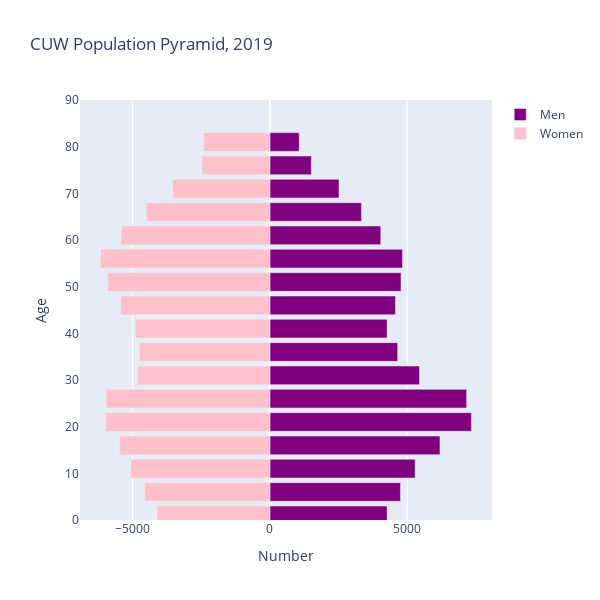
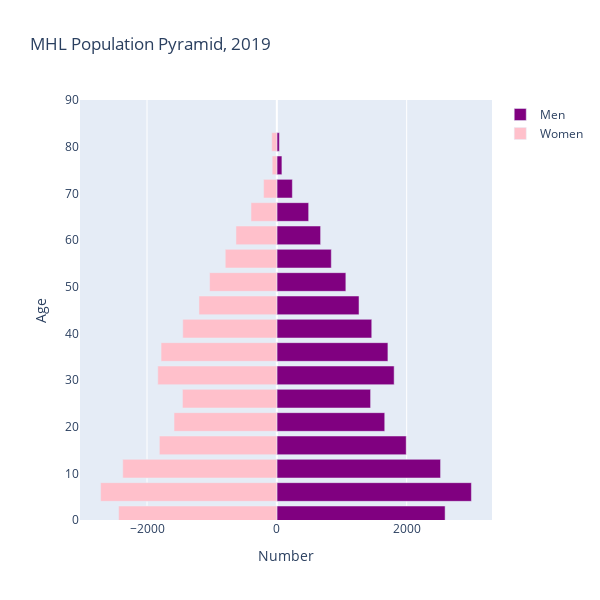
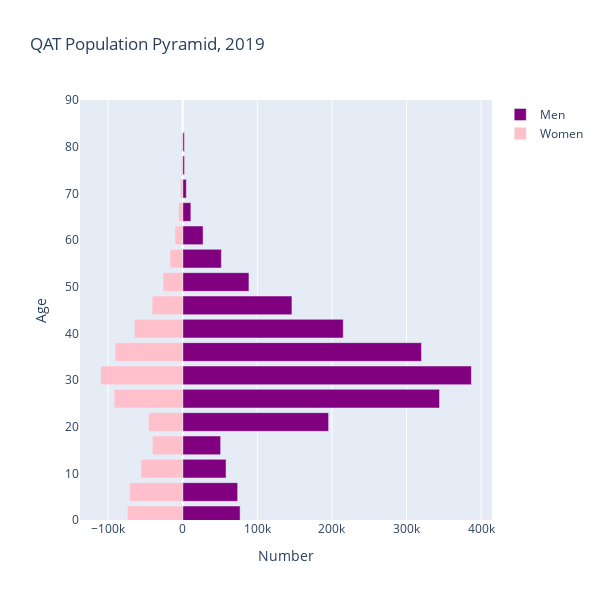
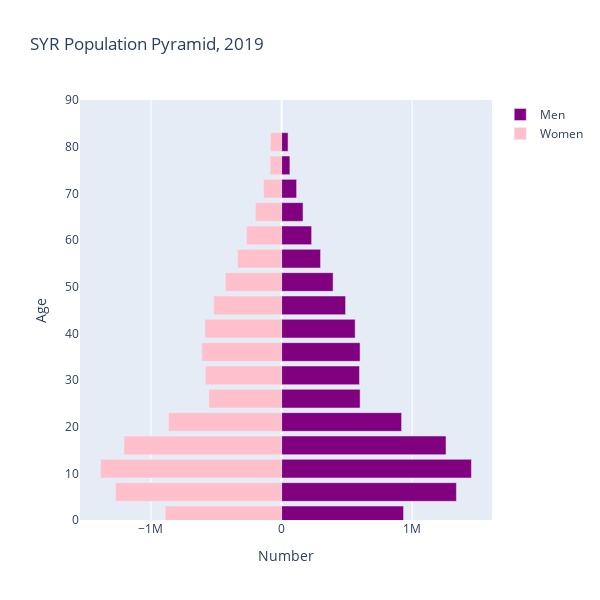

Write notebook code for charts like these, in order.
### Code cell
# writing a for-loop to plot all of the pyramids 


pyramid_all('2019')

### Figure 1 — Plotly figure (JSON) as saved in the notebook; plotly's stock layout.template omitted (floating-point values rounded to 4 significant figures)
{"data": [{"hoverinfo": "skip", "marker": {"color": "purple"}, "name": "Men", "orientation": "h", "type": "bar", "x": [4269, 4754, 5290, 6194, 7338, 7164, 5448, 4653, 4269, 4572, 4776, 4827, 4038, 3335, 2516, 1510, 1070], "y": [1, 6, 11, 16, 21, 26, 31, 36, 41, 46, 51, 56, 61, 66, 71, 76, 81]}, {"hoverinfo": "skip", "marker": {"color": "pink"}, "name": "Women", "orientation": "h", "type": "bar", "x": [-4107, -4563, -5061, -5465, -5979, -5963, -4804, -4752, -4897, -5432, -5898, -6163, -5418, -4501, -3537, -2469, -2408], "y": [1, 6, 11, 16, 21, 26, 31, 36, 41, 46, 51, 56, 61, 66, 71, 76, 81]}], "layout": {"barmode": "overlay", "height": 600, "title": {"text": "CUW Population Pyramid, 2019"}, "width": 600, "xaxis": {"title": {"text": "Number"}}, "yaxis": {"range": [0, 90], "title": {"text": "Age"}}}}

### Figure 2 — Plotly figure (JSON) as saved in the notebook; plotly's stock layout.template omitted (floating-point values rounded to 4 significant figures)
{"data": [{"hoverinfo": "skip", "marker": {"color": "purple"}, "name": "Men", "orientation": "h", "type": "bar", "x": [2592, 2997, 2522, 1993, 1662, 1444, 1807, 1711, 1462, 1266, 1063, 839, 674, 490, 239, 78, 39], "y": [1, 6, 11, 16, 21, 26, 31, 36, 41, 46, 51, 56, 61, 66, 71, 76, 81]}, {"hoverinfo": "skip", "marker": {"color": "pink"}, "name": "Women", "orientation": "h", "type": "bar", "x": [-2437, -2715, -2374, -1810, -1584, -1454, -1834, -1784, -1449, -1200, -1036, -795, -630, -398, -204, -72, -79], "y": [1, 6, 11, 16, 21, 26, 31, 36, 41, 46, 51, 56, 61, 66, 71, 76, 81]}], "layout": {"barmode": "overlay", "height": 600, "title": {"text": "MHL Population Pyramid, 2019"}, "width": 600, "xaxis": {"title": {"text": "Number"}}, "yaxis": {"range": [0, 90], "title": {"text": "Age"}}}}

### Figure 3 — Plotly figure (JSON) as saved in the notebook; plotly's stock layout.template omitted (floating-point values rounded to 4 significant figures)
{"data": [{"hoverinfo": "skip", "marker": {"color": "purple"}, "name": "Men", "orientation": "h", "type": "bar", "x": [76934, 73605, 58097, 50833, 195518, 344165, 386865, 319973, 215147, 146392, 88767, 51821, 27332, 10938, 4896, 2442, 2214], "y": [1, 6, 11, 16, 21, 26, 31, 36, 41, 46, 51, 56, 61, 66, 71, 76, 81]}, {"hoverinfo": "skip", "marker": {"color": "pink"}, "name": "Women", "orientation": "h", "type": "bar", "x": [-73919, -70983, -56022, -40564, -45679, -91819, -110007, -90654, -64638, -40985, -26314, -16968, -10335, -5562, -3169, -1869, -1808], "y": [1, 6, 11, 16, 21, 26, 31, 36, 41, 46, 51, 56, 61, 66, 71, 76, 81]}], "layout": {"barmode": "overlay", "height": 600, "title": {"text": "QAT Population Pyramid, 2019"}, "width": 600, "xaxis": {"title": {"text": "Number"}}, "yaxis": {"range": [0, 90], "title": {"text": "Age"}}}}

### Figure 4 — Plotly figure (JSON) as saved in the notebook; plotly's stock layout.template omitted (floating-point values rounded to 4 significant figures)
{"data": [{"hoverinfo": "skip", "marker": {"color": "purple"}, "name": "Men", "orientation": "h", "type": "bar", "x": [934018, 1338882, 1453626, 1259373, 918935, 601401, 596641, 601172, 563679, 490013, 394692, 298474, 230039, 164556, 115043, 63694, 49693], "y": [1, 6, 11, 16, 21, 26, 31, 36, 41, 46, 51, 56, 61, 66, 71, 76, 81]}, {"hoverinfo": "skip", "marker": {"color": "pink"}, "name": "Women", "orientation": "h", "type": "bar", "x": [-890941, -1271547, -1385841, -1206567, -865866, -556655, -583334, -611369, -586857, -519947, -430236, -337458, -267426, -200625, -137655, -87432, -84560], "y": [1, 6, 11, 16, 21, 26, 31, 36, 41, 46, 51, 56, 61, 66, 71, 76, 81]}], "layout": {"barmode": "overlay", "height": 600, "title": {"text": "SYR Population Pyramid, 2019"}, "width": 600, "xaxis": {"title": {"text": "Number"}}, "yaxis": {"range": [0, 90], "title": {"text": "Age"}}}}
